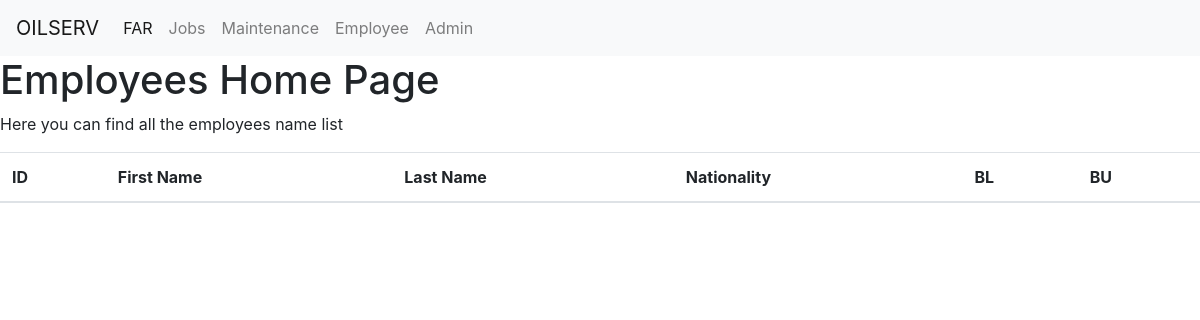
Page /Employee/ on the earlier database version.
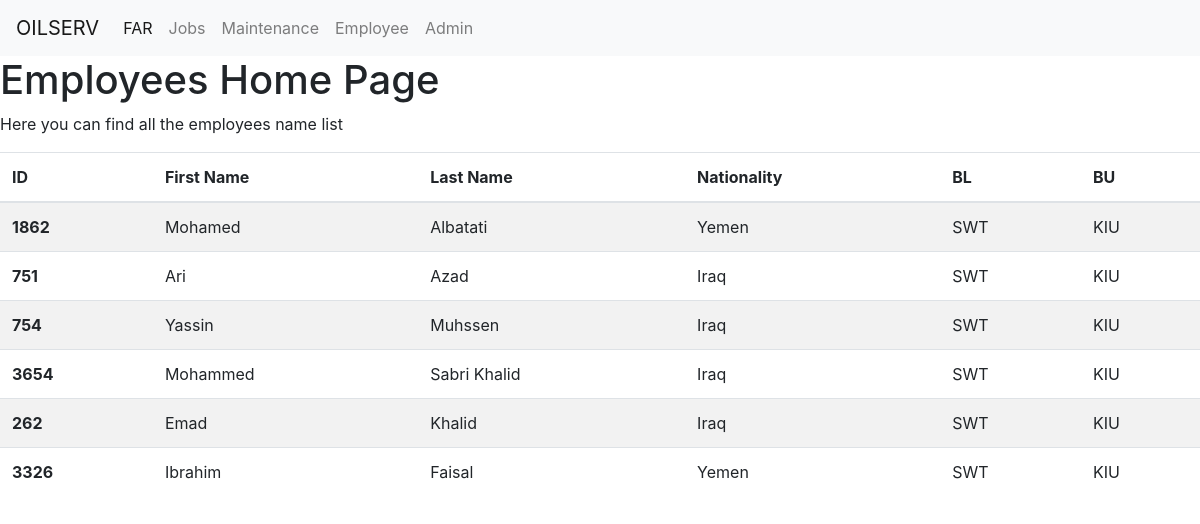
Same page on the later database version.
### Employee/models.py (models this page shows, shortened)
class EmployeeDB(models.Model):
    OSID = models.IntegerField(unique=True,blank=False)
    first_name = models.CharField(max_length=255,blank=False)
    last_name = models.CharField(max_length=255,blank=False)
    nationality = models.CharField(max_length=255,blank=True,default='Iraq')
    position = models.CharField(max_length=255,blank=True)
    isExpat = models.BooleanField(default=False)
    isEmployee = models.BooleanField(default=True)
    rotation = models.CharField(max_length= 10, default='5x5',blank=True)
    BU = models.CharField(max_length= 3, default='KIU')
    BL = models.CharField(max_length= 3, default='SWT')
    grade = models.IntegerField(blank=True,default=8)

### Employee/views.py (the view)
# urls.py: path('', views.EmployeeHomePage.as_view(), name='employee'),
class EmployeeHomePage(ListView):
    template_name = 'Employee/employee_home_page.html'
    queryset = models.EmployeeDB.objects.all()
    context_object_name = 'emp_all'

### Employee/templates/Employee/employee_home_page.html
{% extends 'base.html' %}
{% block body_block %}
<h1>Employees Home Page</h1>
<p>Here you can find all the employees name list</p>
<table class="table table-striped">
	<thead>
		<tr>
			<th scope="col">ID</th>
			<th scope="col">First Name</th>
			<th scope="col">Last Name</th>
			<th scope="col">Nationality</th>
			<th scope="col">BL</th>
			<th scope="col">BU</th>
		</tr>
	</thead>
	<tbody>
		{% for fa in emp_all  %}
		<tr>
			<th scope="row">{{ fa.OSID }}</th>
			<td>{{ fa.first_name  }}</td>
			<td>{{ fa.last_name  }}</td>
			<td>{{ fa.nationality }}</td>
			<td>{{ fa.BL }}</td>
			<td>{{ fa.BU}}</td>
		</tr>
		{% endfor %}
	</tbody>
</table>
{% endblock %}

### templates/base.html (shortened to what this page needs)
<!DOCTYPE html>
<html lang="en">
	<head>
		<link rel="stylesheet" href="https://stackpath.bootstrapcdn.com/bootstrap/4.5.2/css/bootstrap.min.css">
	</head>
	<body>
		<nav class="navbar navbar-expand-lg navbar-light bg-light">
			<a class="navbar-brand" href="{% url 'home' %} ">OILSERV</a>
			<div class="collapse navbar-collapse" id="navbarNav">
				<ul class="navbar-nav">
					<li class="nav-item active">
						<a class="nav-link" href="{% url 'far' %}">FAR</a>
					</li>
					<li class="nav-item">
						<a class="nav-link" href="{% url 'jobs'  %}">Jobs</a>
					</li>
					<li class="nav-item">
						<a class="nav-link" href=" {% url 'maintenance'  %}">Maintenance</a>
					</li>
					<li class="nav-item">
						<a class="nav-link" href=" {% url 'employee'  %}">Employee</a>
					</li>
					<li class="nav-item">
						<a class="nav-link" href=" {% url 'admin:index'  %}">Admin</a>
					</li>
				</ul>
			</div>
		</nav>
		{% block body_block %}
		{% endblock %}
	</body>
</html>

Differences in the rows shown:
added EmployeeDB: OSID "1862", first_name "Mohamed", last_name "Albatati", nationality "Yemen", BL "SWT", BU "KIU"
added EmployeeDB: OSID "751", first_name "Ari", last_name "Azad", nationality "Iraq", BL "SWT", BU "KIU"
added EmployeeDB: OSID "754", first_name "Yassin", last_name "Muhssen", nationality "Iraq", BL "SWT", BU "KIU"
added EmployeeDB: OSID "3654", first_name "Mohammed", last_name "Sabri Khalid", nationality "Iraq", BL "SWT", BU "KIU"
added EmployeeDB: OSID "262", first_name "Emad", last_name "Khalid", nationality "Iraq", BL "SWT", BU "KIU"
added EmployeeDB: OSID "3326", first_name "Ibrahim", last_name "Faisal", nationality "Yemen", BL "SWT", BU "KIU"
